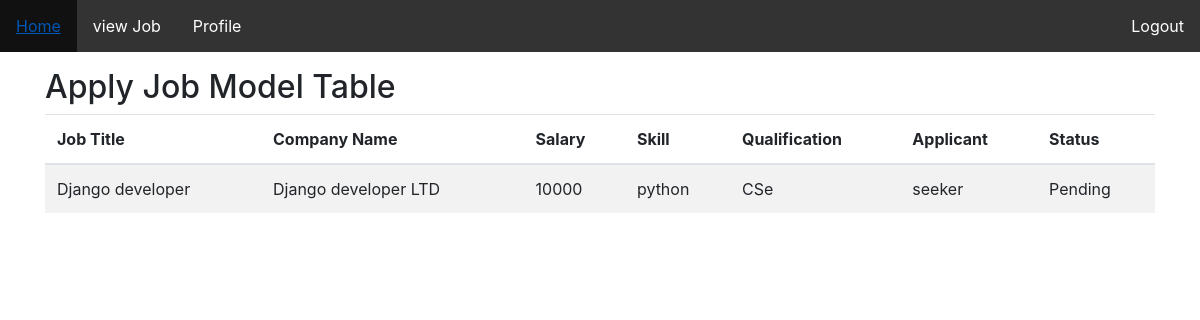
/applied_job_by_seeker/ (signed in), run on the app's committed database.
### jobApp/models.py (models this page shows)
class apply_job_model(models.Model):
    applicant = models.ForeignKey(Custom_User, on_delete=models.CASCADE, null=True)
    for_job = models.ForeignKey(add_job, on_delete=models.CASCADE, null=True)
    skills = models.CharField(max_length=100, null=True)
    profile_pic = models.ImageField(upload_to='static/media/applycant_pic', null=True)
    resume = models.FileField(upload_to='static/media/applycant_resume', null=True)
    qualification = models.CharField(max_length=500, null=True)
    status = models.CharField(max_length=100, default="Pending", null=True)

class add_job(models.Model):
    job_title=models.CharField(max_length=100, null=True)
    company_name=models.CharField(max_length=100, null=True)
    company_des=models.CharField(max_length=100, null=True)
    job_des=models.CharField(max_length=100, null=True)
    address=models.CharField(max_length=100, null=True)
    qualification=models.CharField(max_length=100, null=True)
    salary=models.CharField(max_length=100, null=True)
    date_line=models.CharField(max_length=100, null=True)
    designation=models.CharField(max_length=100, null=True)
    experience=models.CharField(max_length=100, null=True)
    skill=models.CharField(max_length=100, null=True)
    nop=models.CharField(max_length=100, null=True)
    category=models.CharField(max_length=100, null=True)
    created_by=models.ForeignKey(Custom_User, on_delete=models.CASCADE, null=True)

class Custom_User(AbstractUser):
    USER=[
        ('recruiter', 'Recruter'), ('jobseeker', 'JobSeeker')
    ]
    display_name=models.CharField(max_length=100, null=True)
    user_type=models.CharField(choices=USER, max_length=100, null=True)
    dob=models.CharField(max_length=100, null=True)
    blood=models.CharField(max_length=100, null=True)
    gender=models.CharField(max_length=100, null=True)
    image=models.ImageField(upload_to="static/media", null=True)

### jobApp/views.py (the view)
# urls.py: path('applied_job_by_seeker/', applied_job_by_seeker, name='applied_job_by_seeker'),
@login_required
def applied_job_by_seeker(request):
    applied_obj = apply_job_model.objects.filter(applicant=request.user)
    return render(request, 'applied_job_by_seeker.html', {'applied_job':applied_obj})

### jobApp/templates/applied_job_by_seeker.html (shortened to what this page needs)
{% extends "base.html" %}
{% block content %}
<!DOCTYPE html>
<html lang="en">
<head>
  <link href="https://stackpath.bootstrapcdn.com/bootstrap/4.5.2/css/bootstrap.min.css" rel="stylesheet">
</head>
<body>
  <div class="container">
    <h2>Apply Job Model Table</h2>
    <table class="table table-striped">
        <thead>
                <tr>
                    <th>Job Title</th>
                    <th>Company Name</th>
                    <th>Salary</th>
                    <th>Skill</th>
                    <th>Qualification</th>
                    <th>Applicant</th>
                    <th>Status</th>
                </tr>
        </thead>
        <tbody>
            {% for item in applied_job %}
            <tr>
                <td>{{ item.for_job.job_title}}</td>
                <td>{{ item.for_job.company_name}}</td>
                <td>{{ item.for_job.salary}}</td>
                <td>{{ item.skills }}</td>
                <td>{{ item.qualification }}</td>
                <td>{{ item.applicant.username }}</td>
                <td>{{ item.status }}</td>
            </tr>
            {% endfor %}
        </tbody>
    </table>
  </div>
</body>
</html>
{% endblock content %}

### jobApp/templates/navbar.html (style rules this page uses)
body { background: #f2f2f2; font-family: 'Open Sans', sans-serif; }

### data on the page
apply_job_model: for_job.job_title "Django developer", for_job.company_name "Django developer LTD", for_job.salary "10000", skills "python", qualification "CSe", applicant.username "seeker", status "Pending"
